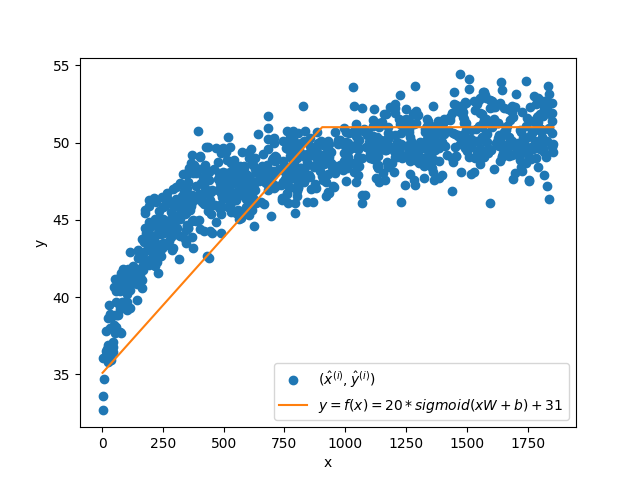

Here is the Python script that generated this plot:
import torch
import pandas as pd
from numpy import genfromtxt
import matplotlib.pyplot as plt
import math

df = pd.read_csv('day_head_circumference.csv')

all_x = df['day'].tolist()
all_y = df['head circumference'].tolist()

x_train = torch.tensor(all_x).reshape(-1, 1)
y_train = torch.tensor(all_y).reshape(-1, 1)


class LinearRegressionModel:
    def __init__(self):
        # Model variables
        self.W = torch.randn((1, 1), requires_grad=True)  # requires_grad enables calculation of gradients
        self.b = torch.randn((1, 1), requires_grad=True)

    # Predictor
    def f(self, x):
        m = x @ self.W + self.b
        s = torch.sigmoid(m)
        y = 20.0 * s + 31.0
        return y

    # Uses Mean Squared Error
    def loss(self, x, y):
        return torch.nn.functional.mse_loss(self.f(x), y)


model = LinearRegressionModel()

# Optimize: adjust W and b to minimize loss using stochastic gradient descent
optimizer = torch.optim.SGD([model.b, model.W], 0.000001)
for epoch in range(75000):
    model.loss(x_train, y_train).backward()  # Compute loss gradients
    optimizer.step()  # Perform optimization by adjusting W and b,
    optimizer.zero_grad()  # Clear gradients for next step

# Print model variables and loss
print("W = %s, b = %s, loss = %s" % (model.W, model.b, model.loss(x_train, y_train)))

# Visualize result
plt.plot(x_train, y_train, 'o', label='$(\\hat x^{(i)},\\hat y^{(i)})$')
plt.xlabel('x')
plt.ylabel('y')
x = torch.tensor([[torch.min(x_train)], [torch.mean(x_train)], [torch.max(x_train)]])

plt.plot(x, model.f(x).detach(), label='$y = f(x) = 20*sigmoid(xW+b)+31$')
plt.legend()
plt.savefig(fname='c')
